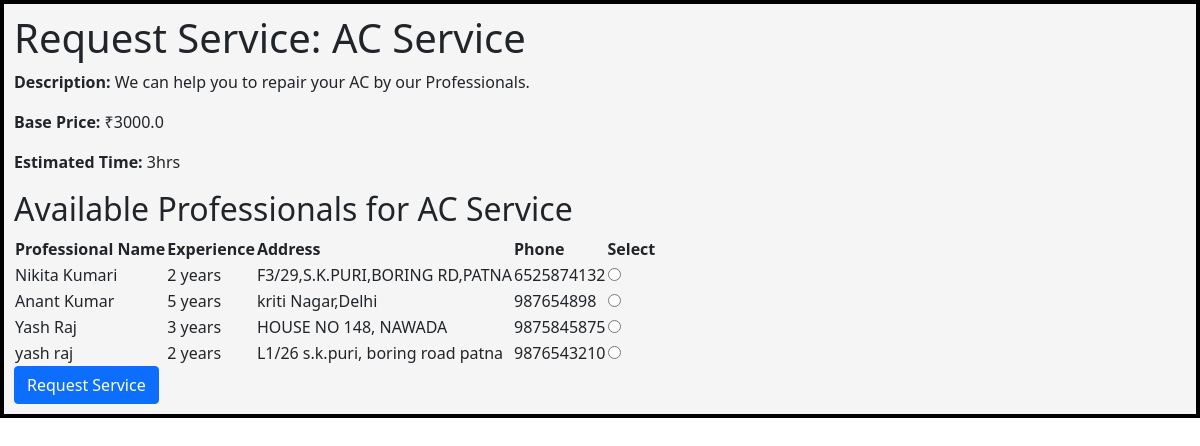
The page /customer/request_service_with_filters/3 on the database its author committed.
### models.py (models this page shows)
class Service(db.Model):
    __tablename__ = 'services'
    id = db.Column(db.Integer, primary_key=True)
    name = db.Column(db.String(100), nullable=False)
    base_price = db.Column(db.Float, nullable=False)
    time_required = db.Column(db.String(50))
    description = db.Column(db.Text, nullable=True)
    service_requests = db.relationship('ServiceRequest', backref='service', lazy=True)
    professionals = db.relationship('ServiceProfessional', back_populates='service')

class ServiceProfessional(db.Model):
    __tablename__ = 'service_professionals'
    id = db.Column(db.Integer, db.ForeignKey('users.id'), primary_key=True)
    name = db.Column(db.String(100), nullable=False)
    service_type = db.Column(db.String, nullable=False)
    service_id = db.Column(db.Integer, db.ForeignKey('services.id'),nullable=True)
    experience = db.Column(db.Integer, nullable=False)
    address = db.Column(db.String, nullable=False)
    pincode = db.Column(db.String, nullable=False)
    phone = db.Column(db.String())
    profile_verified = db.Column(db.Boolean, default=False) # to mark if the admin verifies the professional
    rejected = db.Column(db.Boolean,default=0) #to mark rejection
    documents = db.Column(db.String) #link to attached documents
    status = db.Column(db.String(10),default='Active')
    service_requests = db.relationship('ServiceRequest', backref='service_professional', lazy=True)
    service = db.relationship('Service', back_populates='professionals')

### controllers.py (the view)
@app.route('/customer/request_service_with_filters/<int:service_id>',methods=['GET'])
def request_service_with_filters(service_id):
    service = Service.query.get_or_404(service_id)
    address_filter = request.args.get('address')
    experience_filter = request.args.get('experience')
    query = ServiceProfessional.query.filter_by(service_type=service.name, profile_verified=True)
    if address_filter:
        query = query.filter(ServiceProfessional.address.contains(address_filter))
    if experience_filter:
        query = query.filter(ServiceProfessional.experience >= int(experience_filter))
    professionals =ServiceProfessional.query.all()
    return render_template('request_service.html', service=service, professionals=professionals)

### templates/request_service.html (shortened to what this page needs)
<!DOCTYPE html>
<html lang="en">
<head>
    <link rel="stylesheet" href="{{url_for('static',filename='style.css')}}">
    <link href="https://cdn.jsdelivr.net/npm/bootstrap@5.1.3/dist/css/bootstrap.min.css" rel="stylesheet">
</head>
<body>
    <div id="main">
        <div id="canvas">
   <h1>Request Service: {{ service.name }}</h1>
<p><strong>Description:</strong> {{ service.description }}</p>
<p><strong>Base Price:</strong> ₹{{ service.base_price }}</p>
<p><strong>Estimated Time:</strong> {{ service.time_required }}</p>
<h2>Available Professionals for {{ service.name }}</h2>
{% if professionals %}
<form method="POST">
   <div class="table-responsive">
    <table class="table-stripped">
        <thead>
            <tr>
                <th>Professional Name</th>
                <th>Experience</th>
                <th>Address</th>
                <th>Phone</th>
                <th>Select</th>
            </tr>
        </thead>
        <tbody>
            {% for professional in professionals %}
            <tr>
                <td>{{ professional.name }}</td>
                <td>{{ professional.experience }} years</td>
                <td>{{ professional.address }}</td>
                <td>{{ professional.phone }}</td>
                <td>
                    <input type="radio" name="professional_id" value="{{ professional.id }}" required>
                </td>
            </tr>
            {% endfor %}
        </tbody>
    </table>
    <button type="submit"  class="btn btn-primary">Request Service</button>
  </form>
  {% else %}
  <p>No professionals avialable for this service at this moment.</p>
    {% endif %}
  </div>
      </div>
  </body>
</html>

### static/style.css (style rules this page uses)
#main, #canvas { border: 2px solid black; background-color: rgba(31, 27, 27, 0.295); }
#canvas { width: auto; margin: auto; height: auto; padding: 10px; background-color:whitesmoke; }

### rows shown on the page
Service: name "AC Service", description "We can help you to repair your AC by our Professionals.", base_price "3000.0", time_required "3hrs"
ServiceProfessional: name "Nikita Kumari", experience "2", address "F3/29,S.K.PURI,BORING RD,PATNA", phone "6525874132"
ServiceProfessional: name "Anant Kumar", experience "5", address "kriti Nagar,Delhi", phone "987654898"
ServiceProfessional: name "Yash Raj", experience "3", address "HOUSE NO 148, NAWADA", phone "9875845875"
ServiceProfessional: name "yash raj", experience "2", address "L1/26 s.k.puri, boring road patna", phone "9876543210"
